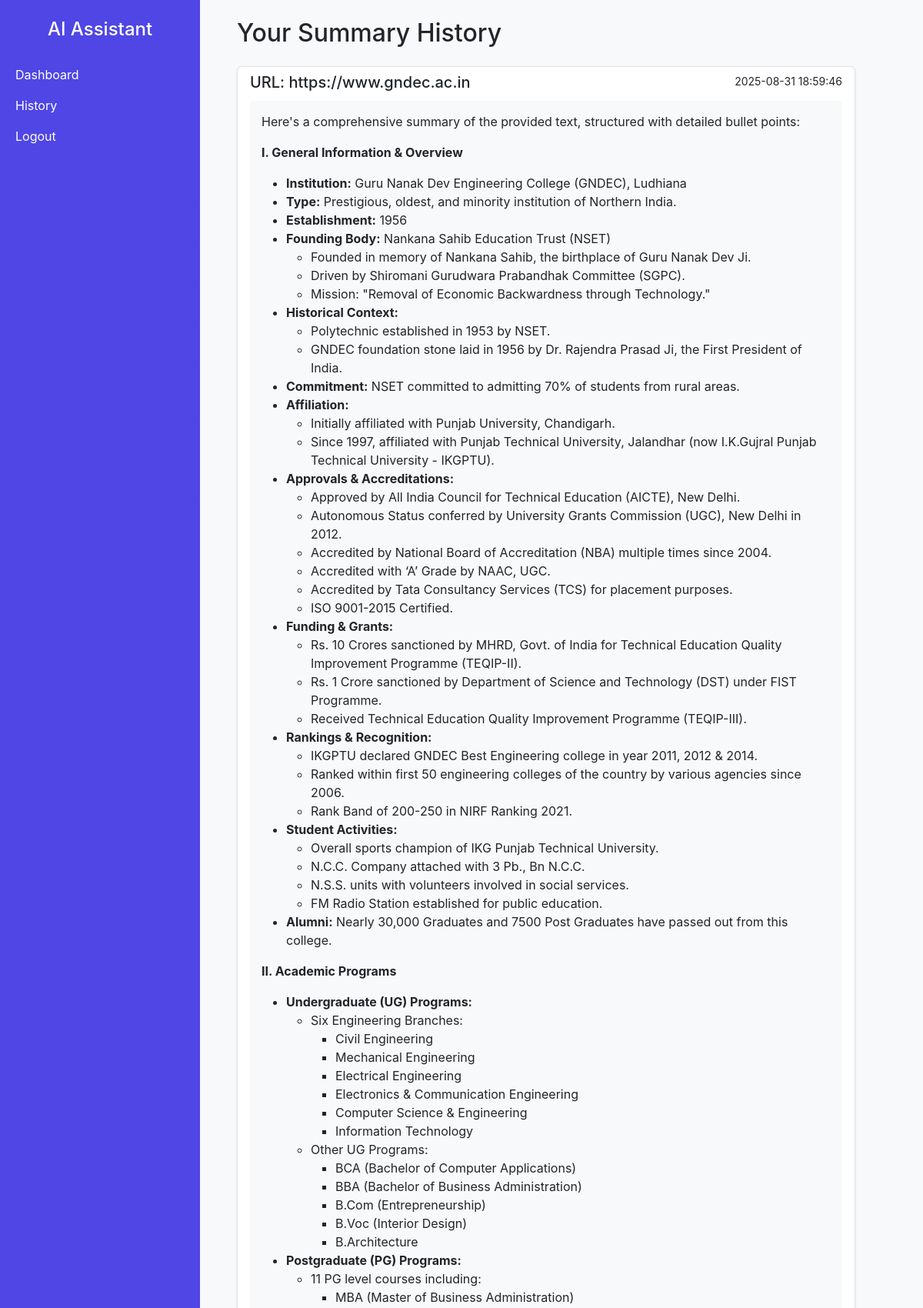
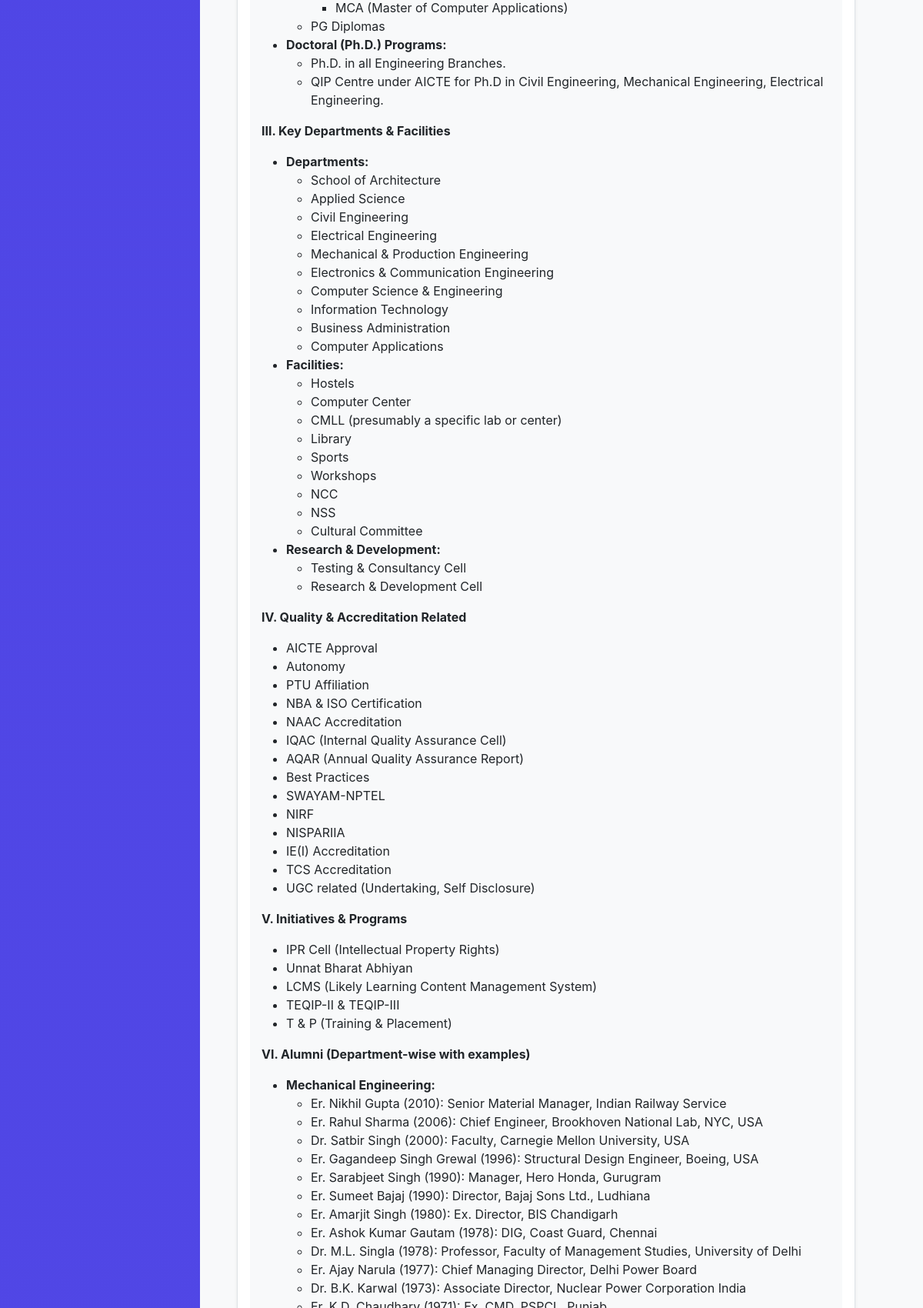
Screenshot of /history (signed in, upper part) with the database file from the repository (2 pictures, top to bottom).
### tables this page shows
CREATE TABLE history (
            id INTEGER PRIMARY KEY AUTOINCREMENT,
            username TEXT NOT NULL,
            topic TEXT,
            summary TEXT,
            image_path TEXT,
            timestamp DATETIME DEFAULT CURRENT_TIMESTAMP
        );

### app.py (the view)
@app.route("/history")
@jwt_required()
def history():
    current_user = get_jwt_identity()
    conn = sqlite3.connect("database.db")
    conn.row_factory = sqlite3.Row
    c = conn.cursor()
    c.execute(
        "SELECT id, topic, summary, image_path, timestamp FROM history WHERE username=? ORDER BY id DESC",
        (current_user,)
    )
    raw_records = c.fetchall()
    conn.close()
    processed_records = []
    for record in raw_records:
        processed_record = dict(record)
        if processed_record['summary']:
            processed_record['summary'] = markdown.markdown(processed_record['summary'])
        processed_records.append(processed_record)
    return render_template("history.html", history_records=processed_records)

### templates/history.html (shortened to what this page needs)
<!DOCTYPE html>
<html lang="en">
<head>
    <link href="https://cdn.jsdelivr.net/npm/bootstrap@5.3.0/dist/css/bootstrap.min.css" rel="stylesheet">
    <link rel="stylesheet" href="{{ url_for('static', filename='style.css') }}">
</head>
<body>
    <div class="container-fluid">
        <div class="row">
            <div class="col-md-3 bg-dark text-white sidebar py-4">
                <h4 class="text-center mb-4">AI Assistant</h4>
                <a href="{{ url_for('dashboard') }}" class="text-white d-block my-2 nav-link">Dashboard</a>
                <a href="{{ url_for('history') }}" class="text-white d-block my-2 nav-link active">History</a>
                <a href="{{ url_for('logout') }}" class="text-white d-block my-2 nav-link">Logout</a>
            </div>
            <div class="col-md-9 content py-4 px-5">
                <h2 class="mb-4">Your Summary History</h2>
                {% if history_records %}
                    <div class="list-group">
                        {% for item in history_records %}
                        <div class="list-group-item list-group-item-action flex-column align-items-start mb-3 shadow-sm rounded">
                            <div class="d-flex w-100 justify-content-between">
                                <h5 class="mb-1">{{ item['topic'] }}</h5>
                                <small>{{ item['timestamp'] }}</small>
                            </div>
                            <div class="summary-content mt-2">
                                {{ item['summary'] | safe }}
                            </div>
                        </div>
                        {% endfor %}
                    </div>
                {% else %}
                    <div class="alert alert-info">No history available yet. Generate a summary first!</div>
                {% endif %}
            </div>
        </div>
    </div>
</body>
</html>

### static/style.css (style rules this page uses)
body { margin: 0; font-family: -apple-system, BlinkMacSystemFont, "Segoe UI", Roboto, "Helvetica Neue", Arial, sans-serif; background-color: #f8f9fa; }
.sidebar { width: 260px; flex-shrink: 0; background: linear-gradient(135deg, #4f46e5, #8b5cf6); color: white; padding: 20px; display: flex; flex-direction: column; }
.summary-content { background-color: #f8f9fa; padding: 15px; border-radius: 5px; }

### rows the page displays
history: topic "URL: https://www.gndec.ac.in", timestamp "2025-08-31 18:59:46", summary "Here's a comprehensive summary of the provided text, structured with detailed bullet points: I. General Information & Overview Institution: Guru Nanak Dev Engineering College (GNDEC), Ludhiana Type: Prestigious, oldest, and minority institution of Northern India. Establishment: 1956 Founding Body: Nankana Sahib Education Trust (NSET) Founded in memory of Nankana Sahib, the birthplace of Guru Nanak Dev Ji. Driven by Shiromani Gurudwara Prabandhak Committee (SGPC). Mission: \"Removal of Economic Backwardness through Technology.\" Historical Context: Polytechnic established in 1953 by NSET. GNDEC foundation stone laid in 1956 by Dr. Rajendra Prasad Ji, the First President of India. Commitment:…"
